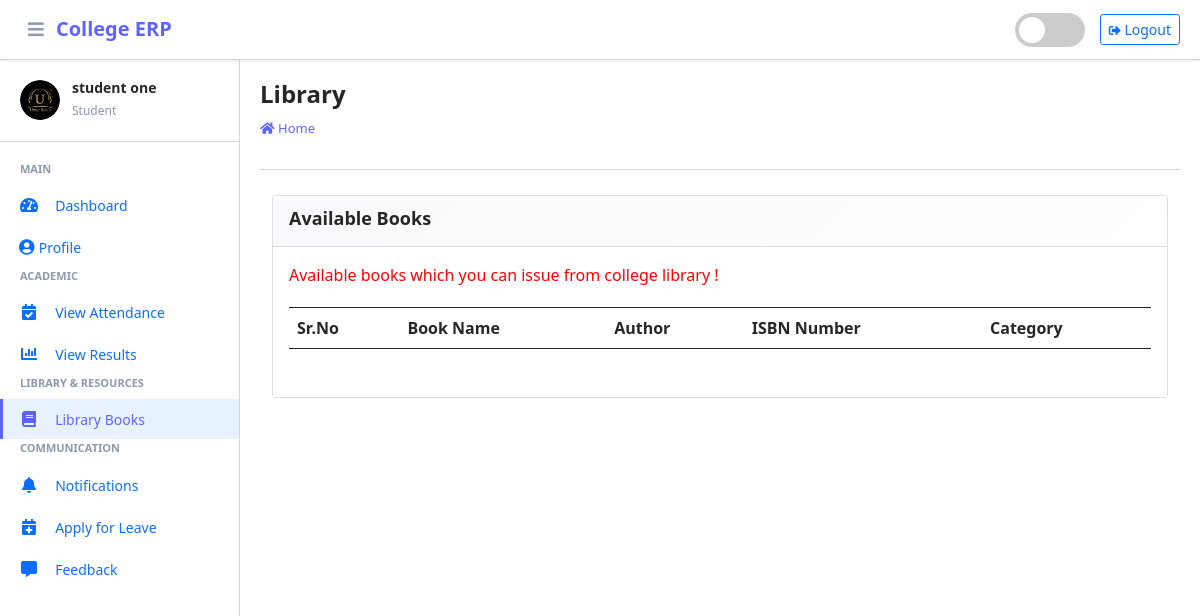
/student/viewbooks/ (signed in), run on the app's committed database.
### main_app/models.py (models this page shows, shortened)
class CustomUser(AbstractUser):
    USER_TYPE = ((1, "HOD"), (2, "Staff"), (3, "Student"))
    GENDER = [("M", "Male"), ("F", "Female")]
    username = None  # Removed username, using email instead
    email = models.EmailField(unique=True)
    user_type = models.CharField(default=1, choices=USER_TYPE, max_length=1)
    gender = models.CharField(max_length=1, choices=GENDER)
    profile_pic = models.ImageField()
    address = models.TextField()
    fcm_token = models.TextField(default="")  # For firebase notifications
    created_at = models.DateTimeField(auto_now_add=True)
    updated_at = models.DateTimeField(auto_now=True)
    USERNAME_FIELD = "email"
    REQUIRED_FIELDS = []
    objects = CustomUserManager()

### main_app/student_views.py (the view)
# urls.py: path("student/viewbooks/", student_views.view_books, name="view_books"),
def view_books(request):
    books = Book.objects.all()
    context = {
        'books': books,
        'page_title': "Library"
    }
    return render(request, "student_template/view_books.html", context)

### main_app/templates/student_template/view_books.html (shortened to what this page needs)
{% extends 'main_app/base.html' %}
{% load static %}
{% block page_title %}Library{% endblock page_title %}
{% block content %}
<section class="content">
    <div class="container-fluid">
        <div class="row">
            <div class="col-md-12">
                <div class="card card-dark">
                    <div class="card-header">
                        <h3 class="card-title">Available Books </h3>
                    </div>
                <div class="card-body">
                <div class="form-group" style="color: red;">
                    <label>Available books which you can issue from college library !</label>
                </div>
            <div class="form-group table" style="overflow-x: auto; overflow-y: auto; max-height: 500px;">
              <table class="table table-bordered" style="min-width: 600px;">
                  <tr>
                    <th>Sr.No</th>
                    <th>Book Name</th>
                    <th>Author</th>
                    <th>ISBN Number</th>
                    <th>Category</th>
                  </tr>
              </table>
                        </div>
                    </div>
            </div>
        </div>
    </div>
</section>
{% endblock content %}

### main_app/templates/main_app/erpnext_sidebar.html (shortened to what this page needs)
{% load static %}
<div class="sidebar-header">
    <div class="sidebar-user">
        <img src="{{ request.user.profile_pic}}" alt="User Avatar" class="sidebar-user-avatar" id="sidebar-avatar" onerror="showDefaultAvatar()">
        <div class="sidebar-user-info">
            <h6>{{ user.get_full_name|default:user.username }}</h6>
            <small>
                {% if user.user_type == '1' %}
                    Administrator
                {% elif user.user_type == '2' %}
                    Staff Member
                {% else %}
                    Student
                {% endif %}
            </small>
        </div>
    </div>
</div>
<div class="nav-section">
    {% if user.user_type == '1' %}
        <h6 class="nav-section-title">Main</h6>
        <div class="nav-item">
            {% url 'admin_home' as admin_home %}
            <a href="{{ admin_home }}" class="nav-link {% if admin_home == request.path %}active{% endif %}">
                <i class="nav-icon fas fa-tachometer-alt"></i>
                <span class="nav-text">Dashboard</span>
            </a>
        </div>
        <div class="nav-item">
            {% url 'admin_view_profile' as admin_view_profile %}
            <a href="{{ admin_view_profile }}" class="nav-link {% if admin_view_profile == request.path %}active{% endif %}">
                <i class="fas fa-user-circle"></i>
                <span class="nav-text">Profile</span>
            </a>
        </div>
        <h6 class="nav-section-title">Academic Management</h6>
        <div class="nav-item has-submenu {% if 'course' in request.path %}open{% endif %}">
            <a href="#" class="nav-link">
                <i class="nav-icon fas fa-graduation-cap"></i>
                <span class="nav-text">Courses</span>
                <i class="nav-arrow fas fa-chevron-right"></i>
            </a>
            <div class="nav-submenu">
                <div class="nav-item">
                    {% url 'add_course' as add_course %}
                    <a href="{{ add_course }}" class="nav-link {% if add_course == request.path %}active{% endif %}">
                        <span class="nav-text">Add Course</span>
                    </a>
                </div>
                <div class="nav-item">
                    {% url 'manage_course' as manage_course %}
                    <a href="{{ manage_course }}" class="nav-link {% if manage_course == request.path or 'edit_course' in request.path %}active{% endif %}">
                        <span class="nav-text">Manage Courses</span>
                    </a>
                </div>
            </div>
        </div>
        <div class="nav-item has-submenu {% if 'subject' in request.path %}open{% endif %}">
            <a href="#" class="nav-link">
                <i class="nav-icon fas fa-book"></i>
                <span class="nav-text">Subjects</span>
                <i class="nav-arrow fas fa-chevron-right"></i>
            </a>
            <div class="nav-submenu">
                <div class="nav-item">
                    {% url 'add_subject' as add_subject %}
                    <a href="{{ add_subject }}" class="nav-link {% if add_subject == request.path %}active{% endif %}">
                        <span class="nav-text">Add Subject</span>
                    </a>
                </div>
                <div class="nav-item">
                    {% url 'manage_subject' as manage_subject %}
                    <a href="{{ manage_subject }}" class="nav-link {% if manage_subject == request.path or 'edit_subject' in request.path %}active{% endif %}">
                        <span class="nav-text">Manage Subjects</span>
                    </a>
                </div>
            </div>
        </div>
        <div class="nav-item has-submenu {% if 'session' in request.path %}open{% endif %}">
            <a href="#" class="nav-link">
                <i class="nav-icon fas fa-calendar-alt"></i>
                <span class="nav-text">Sessions</span>
                <i class="nav-arrow fas fa-chevron-right"></i>
            </a>
            <div class="nav-submenu">
                <div class="nav-item">
                    {% url 'add_session' as add_session %}
                    <a href="{{ add_session }}" class="nav-link {% if add_session == request.path %}active{% endif %}">
                        <span class="nav-text">Add Session</span>
                    </a>
                </div>
                <div class="nav-item">
                    {% url 'manage_session' as manage_session %}
                    <a href="{{ manage_session }}" class="nav-link {% if manage_session == request.path or 'edit_session' in request.path %}active{% endif %}">
                        <span class="nav-text">Manage Sessions</span>
                    </a>
                </div>
            </div>
        </div>
        <h6 class="nav-section-title">User Management</h6>
        <div class="nav-item">
            {% url 'add_staff' as add_staff %}
            <a href="{{ add_staff }}" class="nav-link {% if add_staff == request.path %}active{% endif %}">
                <i class="nav-icon fas fa-user-plus"></i>
                <span class="nav-text">Add Staff</span>
            </a>
        </div>
        <div class="nav-item">
            {% url 'manage_staff' as manage_staff %}
            <a href="{{ manage_staff }}" class="nav-link {% if manage_staff == request.path or 'edit_staff' in request.path %}active{% endif %}">
                <i class="nav-icon fas fa-users-cog"></i>
                <span class="nav-text">Manage Staff</span>
            </a>
        </div>
        <div class="nav-item">
            {% url 'add_student' as add_student %}
            <a href="{{ add_student }}" class="nav-link {% if add_student == request.path %}active{% endif %}">
                <i class="nav-icon fas fa-user-graduate"></i>
                <span class="nav-text">Add Student</span>
            </a>
        </div>
        <div class="nav-item">
            {% url 'manage_student' as manage_student %}
            <a href="{{ manage_student }}" class="nav-link {% if manage_student == request.path or 'edit_student' in request.path %}active{% endif %}">
                <i class="nav-icon fas fa-users"></i>
                <span class="nav-text">Manage Students</span>
            </a>
        </div>
        <h6 class="nav-section-title">Communication</h6>
        <div class="nav-item">
            {% url 'admin_notify_staff' as admin_notify_staff %}
            <a href="{{ admin_notify_staff }}" class="nav-link {% if admin_notify_staff == request.path %}active{% endif %}">
                <i class="nav-icon fas fa-bell"></i>
                <span class="nav-text">Notify Staff</span>
            </a>
        </div>
        <div class="nav-item">
            {% url 'admin_notify_student' as admin_notify_student %}
            <a href="{{ admin_notify_student }}" class="nav-link {% if admin_notify_student == request.path %}active{% endif %}">
                <i class="nav-icon fas fa-bullhorn"></i>
                <span class="nav-text">Notify Students</span>
            </a>
        </div>
        <h6 class="nav-section-title">Reports & Analytics</h6>
        <div class="nav-item">
            {% url 'admin_view_attendance' as admin_view_attendance %}
            <a href="{{ admin_view_attendance }}" class="nav-link {% if admin_view_attendance == request.path %}active{% endif %}">
                <i class="nav-icon fas fa-chart-line"></i>
                <span class="nav-text">View Attendance</span>
            </a>
        </div>
        <div class="nav-item">
            {% url 'student_feedback_message' as student_feedback_message %}
            <a href="{{ student_feedback_message }}" class="nav-link {% if student_feedback_message == request.path %}active{% endif %}">
                <i class="nav-icon fas fa-comments"></i>
                <span class="nav-text">Student Feedback</span>
            </a>
        </div>
        <div class="nav-item">
            {% url 'staff_feedback_message' as staff_feedback_message %}
            <a href="{{ staff_feedback_message }}" class="nav-link {% if staff_feedback_message == request.path %}active{% endif %}">
                <i class="nav-icon fas fa-comment-dots"></i>
                <span class="nav-text">Staff Feedback</span>
            </a>
        </div>
        <h6 class="nav-section-title">Leave Management</h6>
        <div class="nav-item">
            {% url 'view_staff_leave' as view_staff_leave %}
            <a href="{{ view_staff_leave }}" class="nav-link {% if view_staff_leave == request.path %}active{% endif %}">
                <i class="nav-icon fas fa-calendar-check"></i>
                <span class="nav-text">Staff Leave</span>
            </a>
        </div>
        <div class="nav-item">
            {% url 'view_student_leave' as view_student_leave %}
            <a href="{{ view_student_leave }}" class="nav-link {% if view_student_leave == request.path %}active{% endif %}">
                <i class="nav-icon fas fa-calendar-times"></i>
                <span class="nav-text">Student Leave</span>
            </a>
        </div>
    {% else %}
        <h6 class="nav-section-title">Main</h6>
        <div class="nav-item">
            {% url 'student_home' as student_home %}
            <a href="{{ student_home }}" class="nav-link {% if student_home == request.path %}active{% endif %}">
                <i class="nav-icon fas fa-tachometer-alt"></i>
                <span class="nav-text">Dashboard</span>
            </a>
        </div>
        <div class="nav-item">
            {% url 'student_view_profile' as student_view_profile %}
            <a href="{{ student_view_profile }}" class="nav-link {% if student_view_profile == request.path %}active{% endif %}">
                <i class="fas fa-user-circle"></i>
                <span class="nav-text">Profile</span>
            </a>
        </div>
        <h6 class="nav-section-title">Academic</h6>
        <div class="nav-item">
            {% url 'student_view_attendance' as student_view_attendance %}
            <a href="{{ student_view_attendance }}" class="nav-link {% if student_view_attendance == request.path %}active{% endif %}">
                <i class="nav-icon fas fa-calendar-check"></i>
                <span class="nav-text">View Attendance</span>
            </a>
        </div>
        <div class="nav-item">
            {% url 'student_view_result' as student_view_result %}
            <a href="{{ student_view_result }}" class="nav-link {% if student_view_result == request.path %}active{% endif %}">
                <i class="nav-icon fas fa-chart-bar"></i>
                <span class="nav-text">View Results</span>
            </a>
        </div>
        <h6 class="nav-section-title">Library & Resources</h6>
        <div class="nav-item">
            {% url 'view_books' as view_books %}
            <a href="{{ view_books }}" class="nav-link {% if view_books == request.path %}active{% endif %}">
                <i class="nav-icon fas fa-book"></i>
                <span class="nav-text">Library Books</span>
            </a>
        </div>
        <h6 class="nav-section-title">Communication</h6>
        <div class="nav-item">
            {% url 'student_view_notification' as student_view_notification %}
            <a href="{{ student_view_notification }}" class="nav-link {% if student_view_notification == request.path %}active{% endif %}">
                <i class="nav-icon fas fa-bell"></i>
                <span class="nav-text">Notifications</span>
            </a>
        </div>
        <div class="nav-item">
            {% url 'student_apply_leave' as student_apply_leave %}
            <a href="{{ student_apply_leave }}" class="nav-link {% if student_apply_leave == request.path %}active{% endif %}">
                <i class="nav-icon fas fa-calendar-plus"></i>
                <span class="nav-text">Apply for Leave</span>
            </a>
        </div>
        <div class="nav-item">
            {% url 'student_feedback' as student_feedback %}
            <a href="{{ student_feedback }}" class="nav-link {% if student_feedback == request.path %}active{% endif %}">
                <i class="nav-icon fas fa-comment-alt"></i>
                <span class="nav-text">Feedback</span>
            </a>
        </div>
    {% endif %}
</div>

### data on the page
CustomUser: user.profile_pic (picture), get_full_name "student one"
